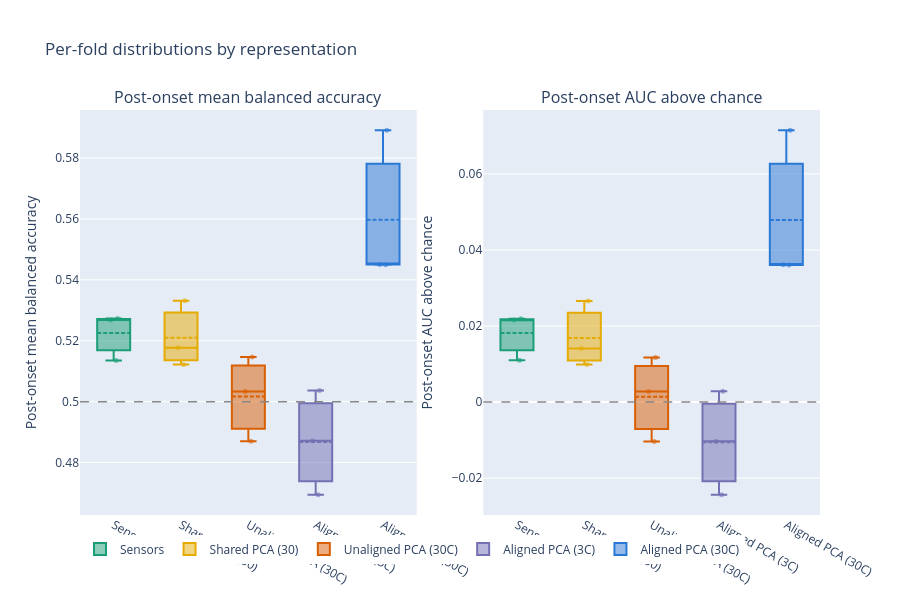

Notebook code for this chart:
### Code cell
# Box + points per representation, one panel per predeclared summary.
distribution_panels = {}
for metric, pretty in (
    ("postonset_mean_balanced_accuracy", "Post-onset mean balanced accuracy"),
    ("postonset_auc_above_chance", "Post-onset AUC above chance"),
):
    distribution_panels[pretty] = plot_distribution_groups(
        groups=[
            fold_summary.loc[
                fold_summary["Representation"] == representation, metric
            ].to_numpy()
            for representation in REPRESENTATION_NAMES
        ],
        labels=REPRESENTATION_NAMES,
        color=[REPRESENTATION_COLORS[name] for name in REPRESENTATION_NAMES],
        show_points=True,
        baseline=0.0 if metric.endswith("auc_above_chance") else CHANCE_LEVEL,
        yaxis_title=pretty,
        title=pretty,
    )

fold_summary_figure = facet_figures(
    distribution_panels,
    n_cols=2,
    title="Per-fold distributions by representation",
    row_height=460,
    shared_yaxes=False,
)
fold_summary_figure.show()

### Figure 1 — Plotly figure (JSON) as saved in the notebook; plotly's stock layout.template omitted (floating-point values rounded to 4 significant figures)
{"data": [{"boxmean": true, "boxpoints": "all", "jitter": 0.3, "legendgroup": "Sensors", "line": {"color": "#1b9e77"}, "marker": {"color": "#1b9e77", "opacity": 0.55, "size": 5}, "name": "Sensors", "pointpos": 0, "showlegend": true, "type": "box", "xaxis": "x", "y": [0.5268, 0.5135, 0.5273], "yaxis": "y"}, {"boxmean": true, "boxpoints": "all", "jitter": 0.3, "legendgroup": "Shared PCA (30)", "line": {"color": "#e6ab02"}, "marker": {"color": "#e6ab02", "opacity": 0.55, "size": 5}, "name": "Shared PCA (30)", "pointpos": 0, "showlegend": true, "type": "box", "xaxis": "x", "y": [0.5331, 0.5122, 0.5177], "yaxis": "y"}, {"boxmean": true, "boxpoints": "all", "jitter": 0.3, "legendgroup": "Unaligned PCA (30C)", "line": {"color": "#d95f02"}, "marker": {"color": "#d95f02", "opacity": 0.55, "size": 5}, "name": "Unaligned PCA (30C)", "pointpos": 0, "showlegend": true, "type": "box", "xaxis": "x", "y": [0.487, 0.5147, 0.5034], "yaxis": "y"}, {"boxmean": true, "boxpoints": "all", "jitter": 0.3, "legendgroup": "Aligned PCA (3C)", "line": {"color": "#7570b3"}, "marker": {"color": "#7570b3", "opacity": 0.55, "size": 5}, "name": "Aligned PCA (3C)", "pointpos": 0, "showlegend": true, "type": "box", "xaxis": "x", "y": [0.4694, 0.4871, 0.5036], "yaxis": "y"}, {"boxmean": true, "boxpoints": "all", "jitter": 0.3, "legendgroup": "Aligned PCA (30C)", "line": {"color": "#2a78d6"}, "marker": {"color": "#2a78d6", "opacity": 0.55, "size": 5}, "name": "Aligned PCA (30C)", "pointpos": 0, "showlegend": true, "type": "box", "xaxis": "x", "y": [0.5891, 0.545, 0.545], "yaxis": "y"}, {"boxmean": true, "boxpoints": "all", "jitter": 0.3, "legendgroup": "Sensors", "line": {"color": "#1b9e77"}, "marker": {"color": "#1b9e77", "opacity": 0.55, "size": 5}, "name": "Sensors", "pointpos": 0, "showlegend": false, "type": "box", "xaxis": "x2", "y": [0.02158, 0.01102, 0.02189], "yaxis": "y2"}, {"boxmean": true, "boxpoints": "all", "jitter": 0.3, "legendgroup": "Shared PCA (30)", "line": {"color": "#e6ab02"}, "marker": {"color": "#e6ab02", "opacity": 0.55, "size": 5}, "name": "Shared PCA (30)", "pointpos": 0, "showlegend": false, "type": "box", "xaxis": "x2", "y": [0.0266, 0.009859, 0.01411], "yaxis": "y2"}, {"boxmean": true, "boxpoints": "all", "jitter": 0.3, "legendgroup": "Unaligned PCA (30C)", "line": {"color": "#d95f02"}, "marker": {"color": "#d95f02", "opacity": 0.55, "size": 5}, "name": "Unaligned PCA (30C)", "pointpos": 0, "showlegend": false, "type": "box", "xaxis": "x2", "y": [-0.01033, 0.01172, 0.002811], "yaxis": "y2"}, {"boxmean": true, "boxpoints": "all", "jitter": 0.3, "legendgroup": "Aligned PCA (3C)", "line": {"color": "#7570b3"}, "marker": {"color": "#7570b3", "opacity": 0.55, "size": 5}, "name": "Aligned PCA (3C)", "pointpos": 0, "showlegend": false, "type": "box", "xaxis": "x2", "y": [-0.02436, -0.01026, 0.002879], "yaxis": "y2"}, {"boxmean": true, "boxpoints": "all", "jitter": 0.3, "legendgroup": "Aligned PCA (30C)", "line": {"color": "#2a78d6"}, "marker": {"color": "#2a78d6", "opacity": 0.55, "size": 5}, "name": "Aligned PCA (30C)", "pointpos": 0, "showlegend": false, "type": "box", "xaxis": "x2", "y": [0.07149, 0.03603, 0.03614], "yaxis": "y2"}], "layout": {"annotations": [{"font": {"size": 16}, "showarrow": false, "text": "Post-onset mean balanced accuracy", "x": 0.2275, "xanchor": "center", "xref": "paper", "y": 1, "yanchor": "bottom", "yref": "paper"}, {"font": {"size": 16}, "showarrow": false, "text": "Post-onset AUC above chance", "x": 0.7725, "xanchor": "center", "xref": "paper", "y": 1, "yanchor": "bottom", "yref": "paper"}], "height": 600, "legend": {"orientation": "h", "y": -0.12, "yanchor": "bottom"}, "margin": {"t": 110}, "shapes": [{"line": {"color": "#888", "dash": "dash", "width": 1.5}, "type": "line", "x0": 0, "x1": 1, "xref": "x domain", "y0": 0.5, "y1": 0.5, "yref": "y"}, {"line": {"color": "#888", "dash": "dash", "width": 1.5}, "type": "line", "x0": 0, "x1": 1, "xref": "x2 domain", "y0": 0, "y1": 0, "yref": "y2"}], "title": {"text": "Per-fold distributions by representation"}, "xaxis": {"anchor": "y", "domain": [0, 0.455]}, "xaxis2": {"anchor": "y2", "domain": [0.545, 1]}, "yaxis": {"anchor": "x", "domain": [0, 1], "title": {"text": "Post-onset mean balanced accuracy"}}, "yaxis2": {"anchor": "x2", "domain": [0, 1], "title": {"text": "Post-onset AUC above chance"}}}}
